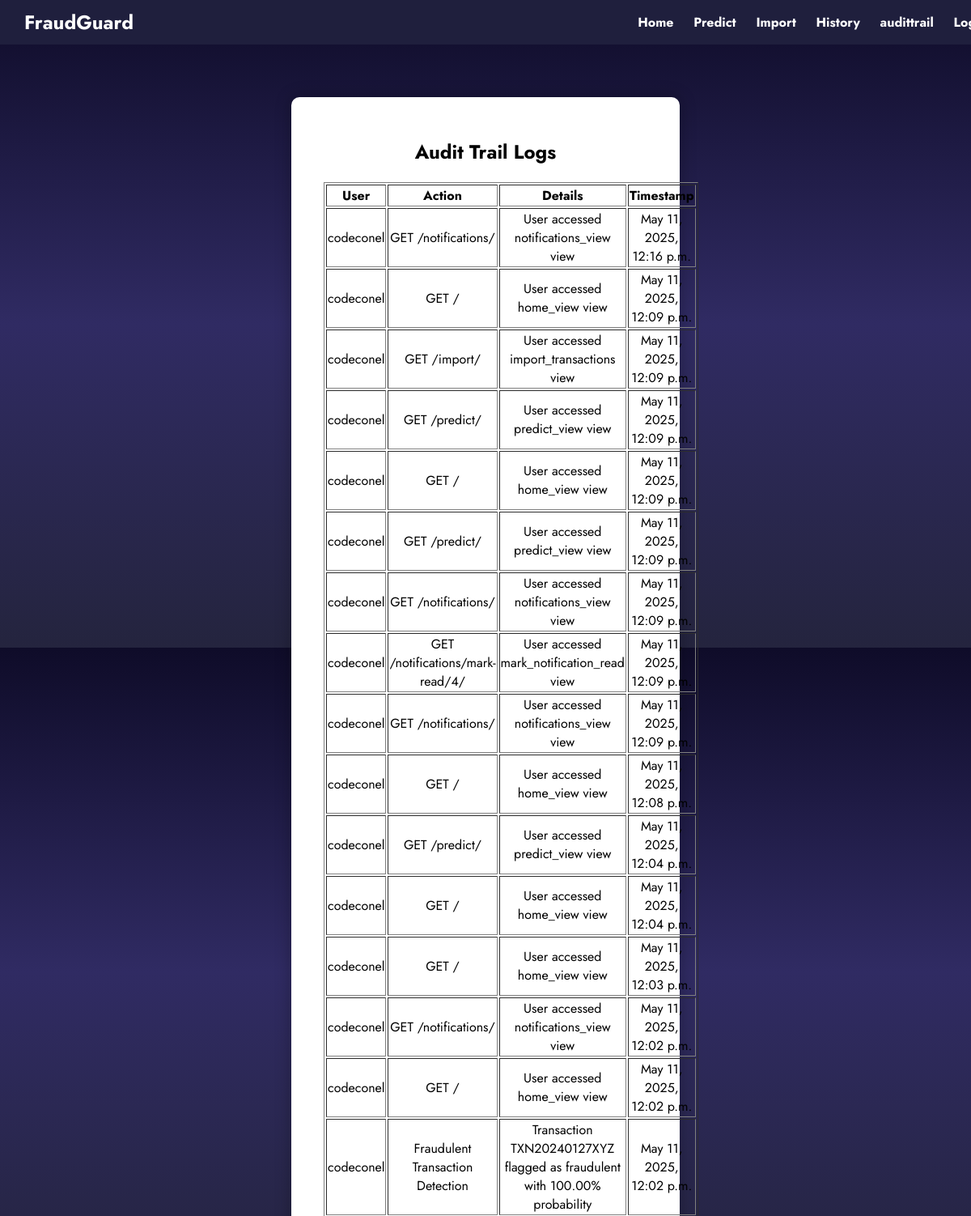
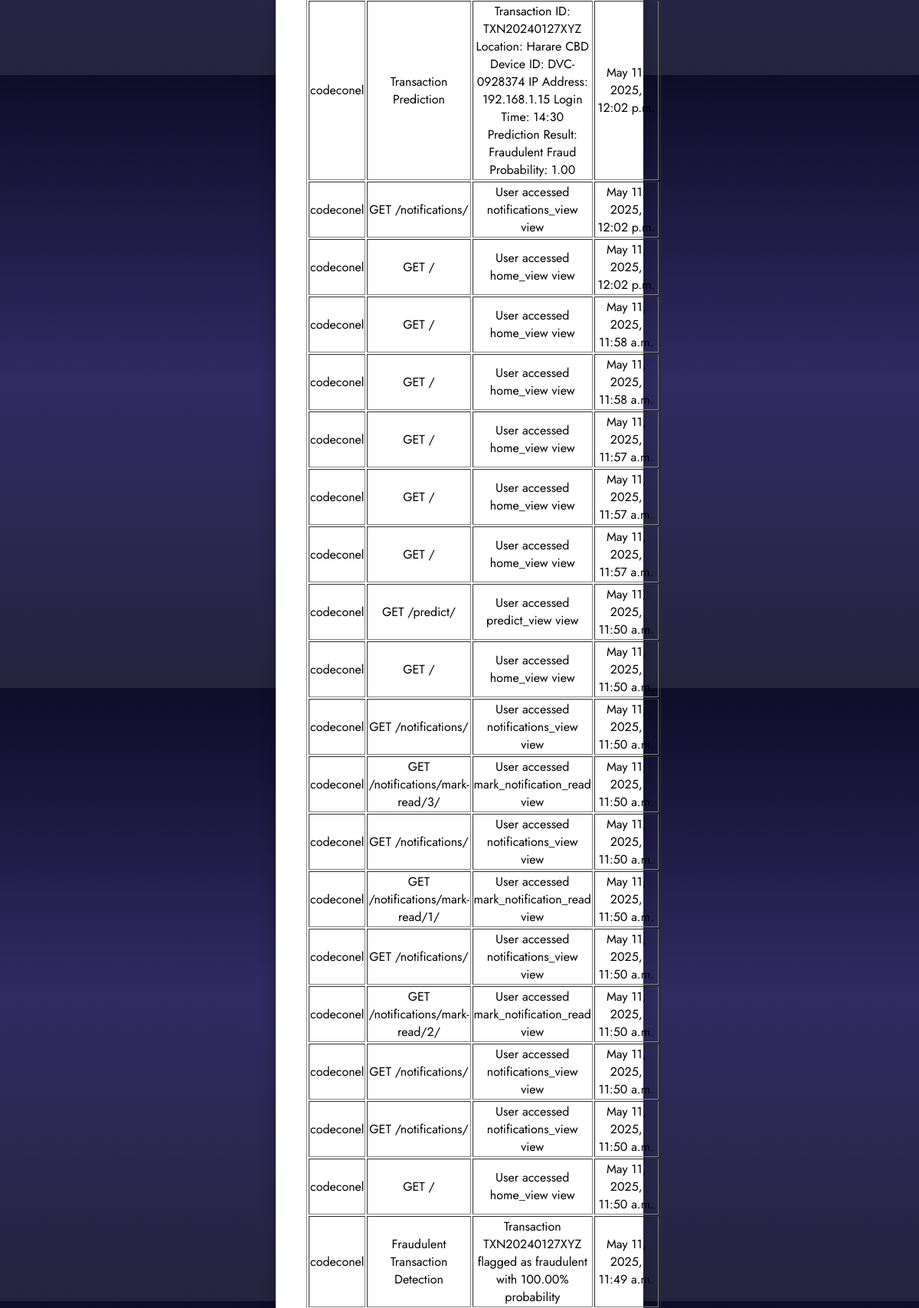
Page /audittrail/ (upper part) on the committed database (2 pictures, top to bottom).
### predictor/models.py (models this page shows, shortened)
class AuditTrail(models.Model):
    user = models.ForeignKey(User, on_delete=models.CASCADE)
    action = models.CharField(max_length=255)
    timestamp = models.DateTimeField(default=now)
    details = models.TextField(blank=True)

### predictor/views.py (the view)
# urls.py: path('audittrail/', views.view_audittrail_view, name='audittrail'),
def view_audittrail_view(request):
    logs = AuditTrail.objects.all().order_by('-timestamp')  # Latest first
    return render(request, 'predictor/audittrail.html', {'logs': logs})

### predictor/context_processors.py (called while the page is built)
def notification_count(request):
    if request.user.is_authenticated:
        unread_count = Notification.objects.filter(is_read=False).count()
        return {'unread_notifications_count': unread_count}
    return {'unread_notifications_count': 0}

### predictor/templates/predictor/audittrail.html (shortened to what this page needs)
<!DOCTYPE html>
<html>
<head>
</head>
<body>
<div class="navbar">
    <div class="logo">FraudGuard</div>
    <div class="nav-links">
        <a href="{% url 'home' %}">Home</a>
        <a href="{% url 'predict' %}">Predict</a>
        <a href="{% url 'import' %}">Import</a>
        <a href="{% url 'transaction_list' %}">History</a>
        <a href="{% url 'audittrail' %}">audittrail</a>
        <a href="{% url 'logout' %}">Logout</a>
    </div>
</div>
<div class="container">
    <h2>Audit Trail Logs</h2>
    <table border="1">
        <thead>
            <tr>
                <th>User</th>
                <th>Action</th>
                <th>Details</th>
                <th>Timestamp</th>
            </tr>
        </thead>
        <tbody>
            {% for log in logs %}
            <tr>
                <td>{{ log.user.username }}</td>
                <td>{{ log.action }}</td>
                <td>{{ log.details }}</td>
                <td>{{ log.timestamp }}</td>
            </tr>
            {% empty %}
            <tr>
                <td colspan="4">No audit logs found.</td>
            </tr>
            {% endfor %}
        </tbody>
    </table>
</div>

### predictor/templates/predictor/audittrail.html (style rules this page uses)
body { margin: 0; padding: 0; font-family: 'Jost', sans-serif; background: linear-gradient(to bottom, #0f0c29, #302b63, #24243e); display: flex; flex-direction: column; align-items: center; min-height: 100vh; color: #fff; }
.navbar { width: 100%; background-color: #1f1f3d; padding: 10px 30px; display: flex; justify-content: space-between; align-items: center; position: fixed; top: 0; left: 0; right: 0; z-index: 1000; }
.navbar .logo { font-size: 1.5em; font-weight: bold; color: #fff; }
.navbar .nav-links a { color: #fff; text-decoration: none; margin-left: 20px; font-weight: bold; }
.container { background: #ffffff; padding: 30px 40px; border-radius: 10px; box-shadow: 0 0 20px rgba(0, 0, 0, 0.3); color: #000; text-align: center; width: 400px; margin-top: 120px; }
h2 { margin-bottom: 20px; }

### rows in the picture
AuditTrail: user.username "codeconel", action "GET /notifications/", details "User accessed notifications_view view", timestamp "May 11, 2025, 12:16 p.m."
AuditTrail: user.username "codeconel", action "GET /", details "User accessed home_view view", timestamp "May 11, 2025, 12:09 p.m."
AuditTrail: user.username "codeconel", action "GET /import/", details "User accessed import_transactions view", timestamp "May 11, 2025, 12:09 p.m."
AuditTrail: user.username "codeconel", action "GET /predict/", details "User accessed predict_view view", timestamp "May 11, 2025, 12:09 p.m."
AuditTrail: user.username "codeconel", action "GET /", details "User accessed home_view view", timestamp "May 11, 2025, 12:09 p.m."
AuditTrail: user.username "codeconel", action "GET /predict/", details "User accessed predict_view view", timestamp "May 11, 2025, 12:09 p.m."
AuditTrail: user.username "codeconel", action "GET /notifications/", details "User accessed notifications_view view", timestamp "May 11, 2025, 12:09 p.m."
AuditTrail: user.username "codeconel", action "GET /notifications/mark-read/4/", details "User accessed mark_notification_read view", timestamp "May 11, 2025, 12:09 p.m."
AuditTrail: user.username "codeconel", action "GET /notifications/", details "User accessed notifications_view view", timestamp "May 11, 2025, 12:09 p.m."
AuditTrail: user.username "codeconel", action "GET /", details "User accessed home_view view", timestamp "May 11, 2025, 12:08 p.m."
AuditTrail: user.username "codeconel", action "GET /predict/", details "User accessed predict_view view", timestamp "May 11, 2025, 12:04 p.m."
AuditTrail: user.username "codeconel", action "GET /", details "User accessed home_view view", timestamp "May 11, 2025, 12:04 p.m."
AuditTrail: user.username "codeconel", action "GET /", details "User accessed home_view view", timestamp "May 11, 2025, 12:03 p.m."
AuditTrail: user.username "codeconel", action "GET /notifications/", details "User accessed notifications_view view", timestamp "May 11, 2025, 12:02 p.m."
AuditTrail: user.username "codeconel", action "GET /", details "User accessed home_view view", timestamp "May 11, 2025, 12:02 p.m."
AuditTrail: user.username "codeconel", action "Fraudulent Transaction Detection", details "Transaction TXN20240127XYZ flagged as fraudulent with 100.00% probability", timestamp "May 11, 2025, 12:02 p.m."
AuditTrail: user.username "codeconel", action "Transaction Prediction", details "Transaction ID: TXN20240127XYZ Location: Harare CBD Device ID: DVC-0928374 IP Address: 192.168.1.15 Login Time: 14:30 Prediction Result: Fraudulent Fraud Probability: 1.00", timestamp "May 11, 2025, 12:02 p.m."
AuditTrail: user.username "codeconel", action "GET /notifications/", details "User accessed notifications_view view", timestamp "May 11, 2025, 12:02 p.m."
AuditTrail: user.username "codeconel", action "GET /", details "User accessed home_view view", timestamp "May 11, 2025, 12:02 p.m."
AuditTrail: user.username "codeconel", action "GET /", details "User accessed home_view view", timestamp "May 11, 2025, 11:58 a.m."
AuditTrail: user.username "codeconel", action "GET /", details "User accessed home_view view", timestamp "May 11, 2025, 11:58 a.m."
AuditTrail: user.username "codeconel", action "GET /", details "User accessed home_view view", timestamp "May 11, 2025, 11:57 a.m."
AuditTrail: user.username "codeconel", action "GET /", details "User accessed home_view view", timestamp "May 11, 2025, 11:57 a.m."
AuditTrail: user.username "codeconel", action "GET /", details "User accessed home_view view", timestamp "May 11, 2025, 11:57 a.m."
AuditTrail: user.username "codeconel", action "GET /predict/", details "User accessed predict_view view", timestamp "May 11, 2025, 11:50 a.m."
AuditTrail: user.username "codeconel", action "GET /", details "User accessed home_view view", timestamp "May 11, 2025, 11:50 a.m."
AuditTrail: user.username "codeconel", action "GET /notifications/", details "User accessed notifications_view view", timestamp "May 11, 2025, 11:50 a.m."
AuditTrail: user.username "codeconel", action "GET /notifications/mark-read/3/", details "User accessed mark_notification_read view", timestamp "May 11, 2025, 11:50 a.m."
AuditTrail: user.username "codeconel", action "GET /notifications/", details "User accessed notifications_view view", timestamp "May 11, 2025, 11:50 a.m."
AuditTrail: user.username "codeconel", action "GET /notifications/mark-read/1/", details "User accessed mark_notification_read view", timestamp "May 11, 2025, 11:50 a.m."
AuditTrail: user.username "codeconel", action "GET /notifications/", details "User accessed notifications_view view", timestamp "May 11, 2025, 11:50 a.m."
AuditTrail: user.username "codeconel", action "GET /notifications/mark-read/2/", details "User accessed mark_notification_read view", timestamp "May 11, 2025, 11:50 a.m."
AuditTrail: user.username "codeconel", action "GET /notifications/", details "User accessed notifications_view view", timestamp "May 11, 2025, 11:50 a.m."
AuditTrail: user.username "codeconel", action "GET /notifications/", details "User accessed notifications_view view", timestamp "May 11, 2025, 11:50 a.m."
AuditTrail: user.username "codeconel", action "GET /", details "User accessed home_view view", timestamp "May 11, 2025, 11:50 a.m."
AuditTrail: user.username "codeconel", action "Fraudulent Transaction Detection", details "Transaction TXN20240127XYZ flagged as fraudulent with 100.00% probability", timestamp "May 11, 2025, 11:49 a.m."
